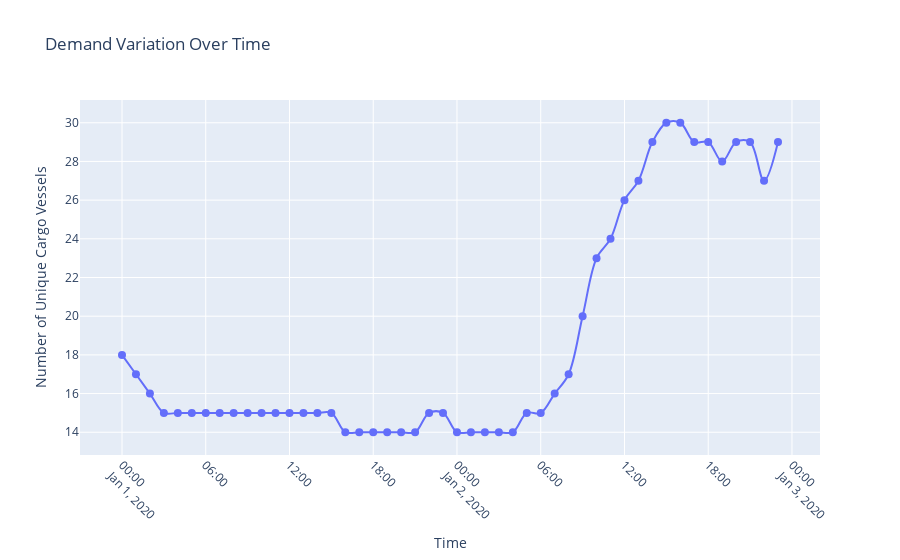

The notebook cell saved with this chart:
### Code cell
# Example usage
# Assuming unique_vessels_count is the DataFrame containing hourly unique vessel counts
plot_generations.plot_demand_variation_plotly(unique_vessels_hourly_df, file_name_to_save="variance_plot_hourly.png",time_resolution='h')

### Figure 1 — Plotly figure (JSON) as saved in the notebook; plotly's stock layout.template omitted (floating-point values rounded to 4 significant figures)
{"data": [{"line": {"shape": "spline"}, "marker": {"size": 8}, "mode": "markers+lines", "name": "Demand Variation", "type": "scatter", "x": ["2020-01-01T00:00:00", "2020-01-01T01:00:00", "2020-01-01T02:00:00", "2020-01-01T03:00:00", "2020-01-01T04:00:00", "2020-01-01T05:00:00", "2020-01-01T06:00:00", "2020-01-01T07:00:00", "2020-01-01T08:00:00", "2020-01-01T09:00:00", "2020-01-01T10:00:00", "2020-01-01T11:00:00", "2020-01-01T12:00:00", "2020-01-01T13:00:00", "2020-01-01T14:00:00", "2020-01-01T15:00:00", "2020-01-01T16:00:00", "2020-01-01T17:00:00", "2020-01-01T18:00:00", "2020-01-01T19:00:00", "2020-01-01T20:00:00", "2020-01-01T21:00:00", "2020-01-01T22:00:00", "2020-01-01T23:00:00", "2020-01-02T00:00:00", "2020-01-02T01:00:00", "2020-01-02T02:00:00", "2020-01-02T03:00:00", "2020-01-02T04:00:00", "2020-01-02T05:00:00", "2020-01-02T06:00:00", "2020-01-02T07:00:00", "2020-01-02T08:00:00", "2020-01-02T09:00:00", "2020-01-02T10:00:00", "2020-01-02T11:00:00", "2020-01-02T12:00:00", "2020-01-02T13:00:00", "2020-01-02T14:00:00", "2020-01-02T15:00:00", "2020-01-02T16:00:00", "2020-01-02T17:00:00", "2020-01-02T18:00:00", "2020-01-02T19:00:00", "2020-01-02T20:00:00", "2020-01-02T21:00:00", "2020-01-02T22:00:00", "2020-01-02T23:00:00"], "y": [18, 17, 16, 15, 15, 15, 15, 15, 15, 15, 15, 15, 15, 15, 15, 15, 14, 14, 14, 14, 14, 14, 15, 15, 14, 14, 14, 14, 14, 15, 15, 16, 17, 20, 23, 24, 26, 27, 29, 30, 30, 29, 29, 28, 29, 29, 27, 29]}], "layout": {"title": {"text": "Demand Variation Over Time"}, "xaxis": {"tickangle": 45, "title": {"text": "Time"}}, "yaxis": {"title": {"text": "Number of Unique Cargo Vessels"}}}}
